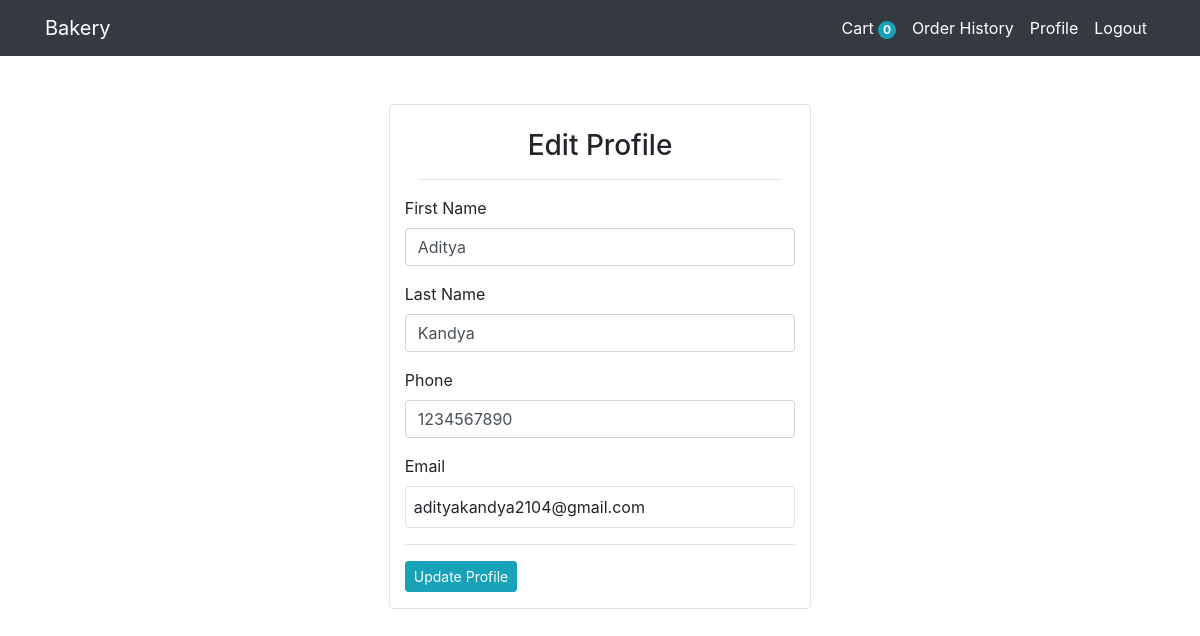
The app's page /edit_profile/ (signed in) with its own data.
### Bakery/models.py (models this page shows, shortened)
class Customer(models.Model):
    first_name = models.CharField(max_length=50,null=True)
    last_name = models.CharField(max_length=50,null=True)
    phone = models.CharField(max_length=10,null=True)
    email = models.EmailField()
    password = models.CharField(max_length=500)
    token = models.CharField(max_length=6, null=True)
    verified = models.BooleanField(default=False)
    @staticmethod
    def get_by_email(email):
        try:
            return Customer.objects.get(email=email)
        except:
            return False

### Bakery/Views/editprofile.py (the view, shortened to what this page needs)
# urls.py: path('edit_profile/', editprofile.EditProfile.as_view(), name = 'Bakery-editprofile'),
class EditProfile(View):
	def get(self, request):
		email = request.session.get('customer_email')
		customer = models.Customer.get_by_email(email)
		first_name = customer.first_name
		last_name = customer.last_name
		email = customer.email
		phone = customer.phone
		value = {
	            'first_name': first_name,
	            'last_name': last_name,
	            'phone': phone,
	            'email': email,
	            'verified':customer.verified
	        }
		return render(request, 'Bakery/edit_profile.html', {'values':value})

### templates/Bakery/edit_profile.html (shortened to what this page needs)
{%extends 'Partials/base.html'%}
{% block content %}
  <div class="container mt-4">
    <div class="p-4 m-4">
        <div class="col-lg-5 rounded mx-auto border pt-4">
            <div class="text-center col">
            <h3>Edit Profile</h3>
            <hr>
            </div>
            <form action="" method="POST">
                <div class="form-group">
                    <label for="">First Name</label>
                    <input type="text" name="firstname"
                     id="" value="{{values.first_name}}" class="form-control"
                     placeholder="">
                </div>
                <div class="form-group">
                    <label for="">Last Name</label>
                    <input type="text" name="lastname"
                    id="" value="{{values.last_name}}" class="form-control">
                </div>
                <div class="form-group">
                    <label for="">Phone</label>
                    <input type="text" name="phone"
                    id="" class="form-control"
                    value="{{values.phone}}"
                    placeholder="XXXXXXXXXX"
                    >
                </div>
                <div class="form-group">
                    <label for="">Email</label>
                    {%if not values.verified%}
                    <input required type="email" name="email" id=""
                    value="{{values.email}}"
                    class=" form-control" placeholder="example@gmail.com">
                    {%else%}
                    <div class="mx-auto border rounded p-2">
                        {{values.email}}
                    </div>
                    {%endif%}
                </div>
                <hr>
                <div class="form-group">
                    <input class="btn btn-sm btn-info" type="submit" value="Update Profile">
                </div>
            </form>
        </div>
    </div>
</div>
{%endblock%}

### records on screen
Customer: firstname "Aditya", lastname "Kandya", phone "1234567890", email "adityakandya2104@gmail.com"

### other values on screen
{{ request.session.cart.keys|length }} "0"
